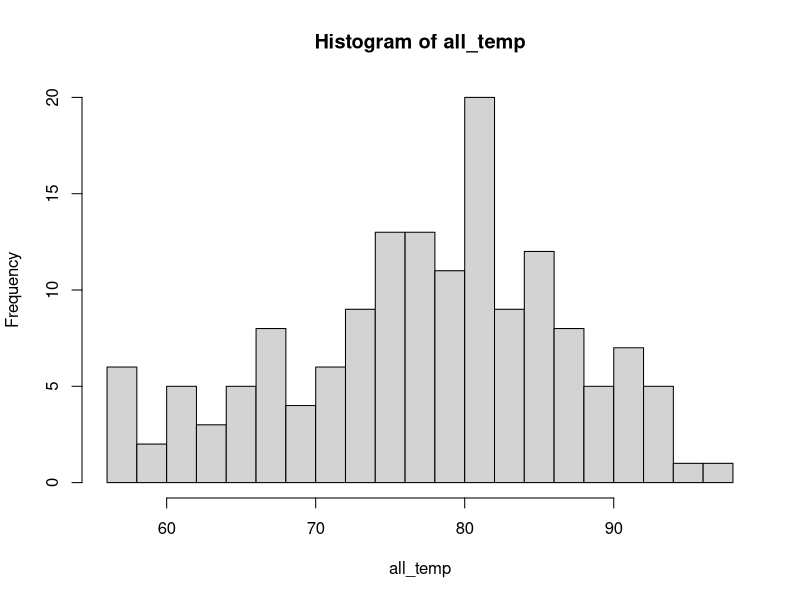
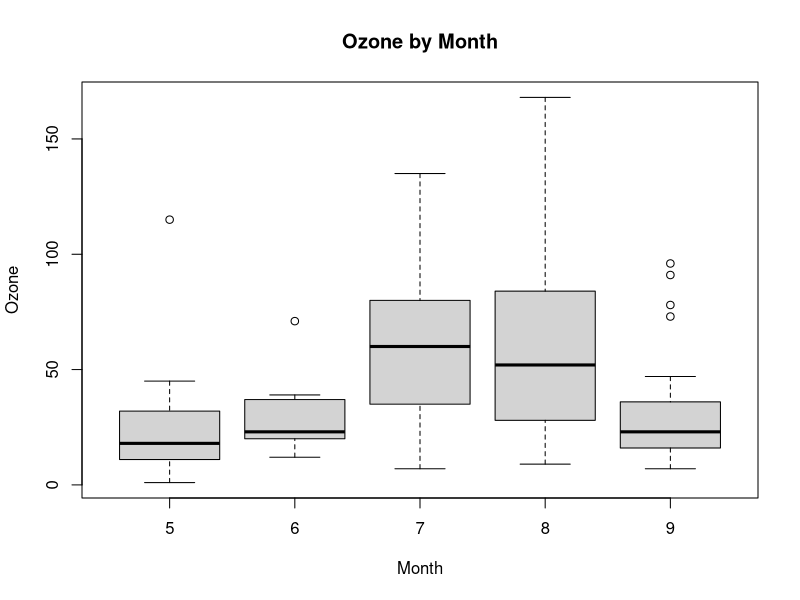
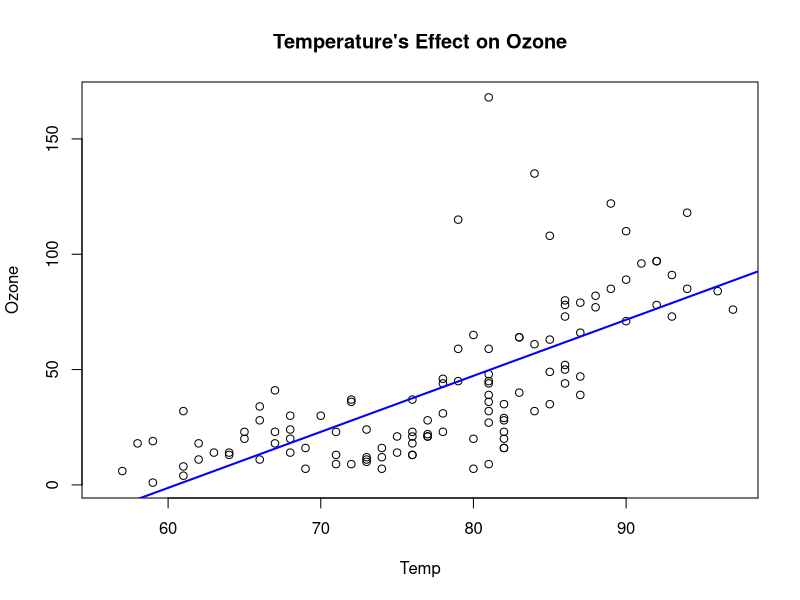

These charts were generated, in order, by the following R code:
library(dplyr)
# -------- Part 1 -------
# 1.
my_df = airquality
# 2.
str(my_df)

# 3.
names(my_df)

# 4.
my_df_temp = select(my_df, "Temp")

# 6.
temp_mean = c()
temp_median = c()
temp_sd = c()
for (m in 5:9) {
  single_month = my_df[my_df$Month == m,"Temp"]
  temp_mean = append(temp_mean, mean(single_month))
  temp_median = append(temp_median, median(single_month))
  temp_sd = append(temp_sd, sd(single_month))
}

monthly_temp_df = data.frame(
  Month = c(5:9),
  Mean = temp_mean,
  Median = temp_median,
  SD = temp_sd
)

# 7.
all_temp = my_df$Temp
overall_temp_df = data.frame(
  Mean = mean(all_temp),
  Median = median(all_temp),
  SD = sd(all_temp)
)

# -------- Part 2 -------

# 1. histogram of temperature
all_temp_hist = hist(all_temp, breaks = 20)

# 2. Boxplot of ozone by month
ozone_monthly_box = boxplot(my_df$Ozone ~ my_df$Month,
        main = "Ozone by Month",
        xlab = "Month",
        ylab = "Ozone"
)

# 3. Scatterplot of temp vs ozone
all_ozone = my_df$Ozone

plot(x = all_temp, y = all_ozone,
     main = "Temperature's Effect on Ozone",
     xlab = "Temp",
     ylab = "Ozone")

# -------- Part 4 -------

abline(lm(Ozone ~ Temp, data = my_df), col = "blue", lwd = 2)
# The probability that the temperature during these months is less than 70:
pnorm(q = 70, mean = mean(all_temp), sd = sd(all_temp), lower.tail = T)

# The probability that the temperature during these months is greater than 85:
pnorm(q = 85, mean = mean(all_temp), sd = sd(all_temp), lower.tail = F)

# The probability that the temperature during these months is less than 90 and 
# greater than 75:
pnorm(q = 90, mean = mean(all_temp), sd = sd(all_temp), lower.tail = T) -
  pnorm(q = 75, mean = mean(all_temp), sd = sd(all_temp), lower.tail = T)

# z scores for all temp values
overall_temp_mean = overall_temp_df$Mean
overall_temp_sd = overall_temp_df$SD

my_df$z_score = (my_df$Temp - overall_temp_mean)/overall_temp_sd
